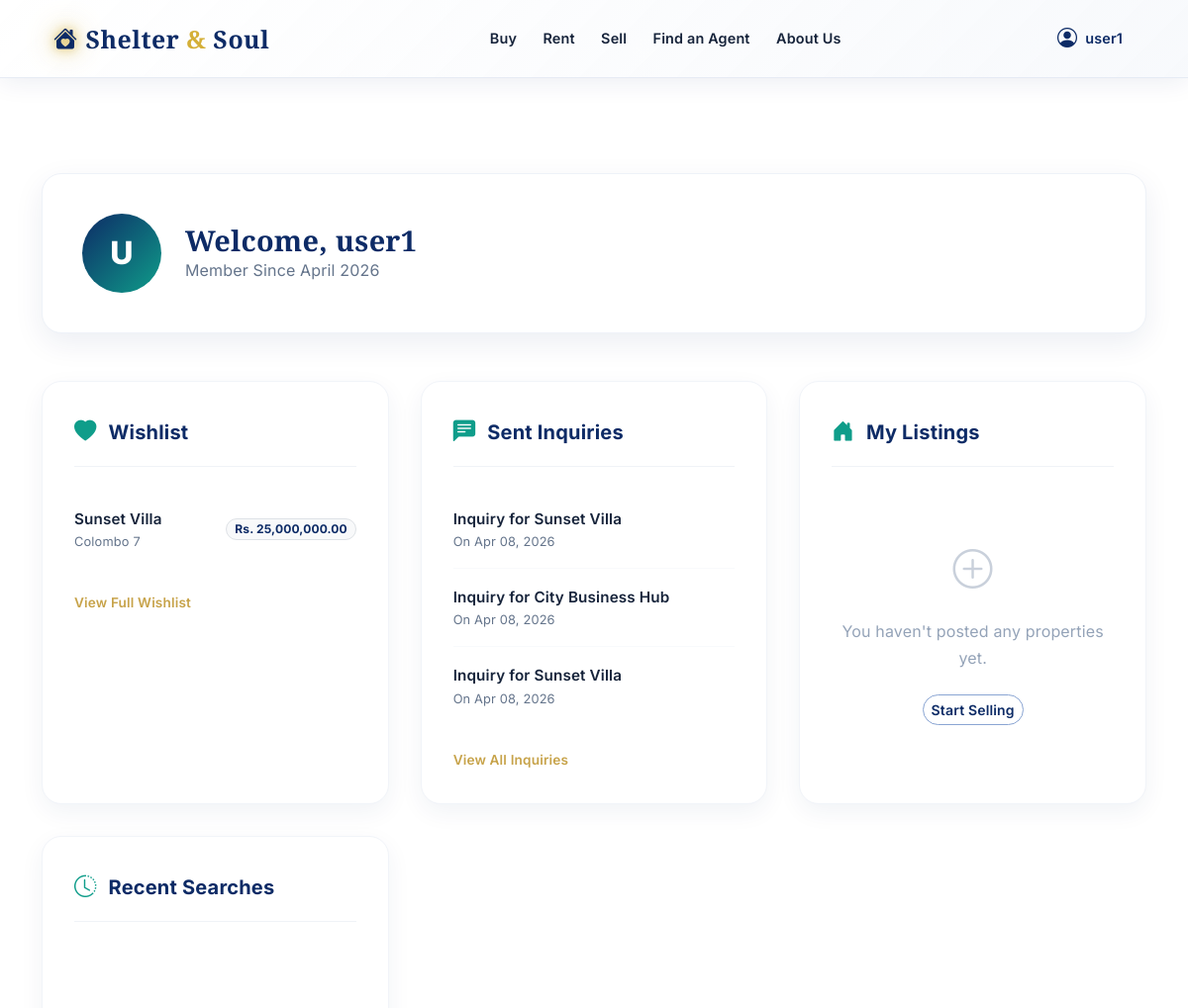
The app's page /dashboard/ (signed in, upper part), older data.
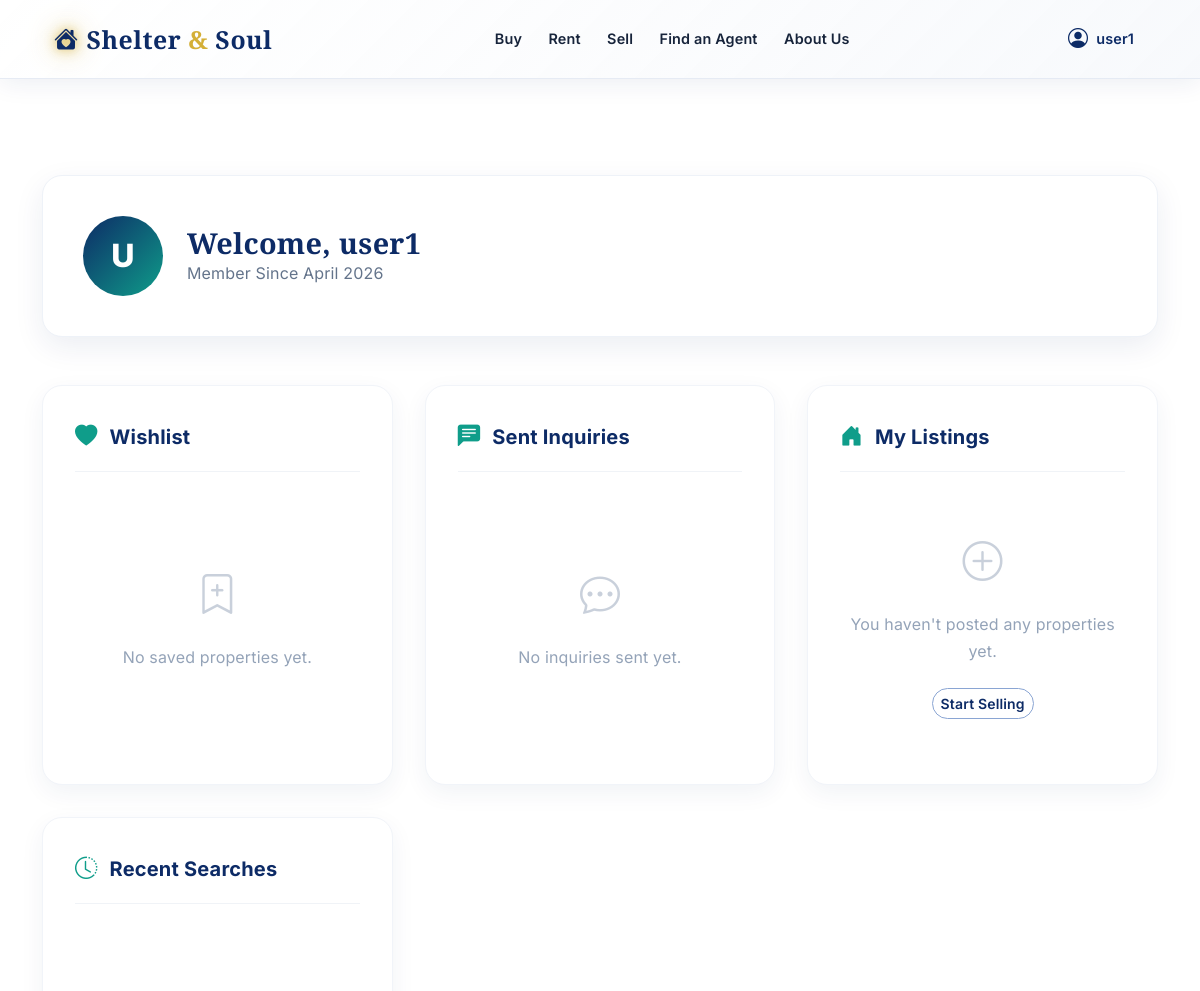
The same page, newer data.
### listings/models.py (models this page shows, shortened)
class Wishlist(models.Model):
    user = models.ForeignKey(User, on_delete=models.CASCADE, related_name="wishlist_items")
    property = models.ForeignKey(Property, on_delete=models.CASCADE, related_name="wishlisted_by")
    created_at = models.DateTimeField(auto_now_add=True)
    class Meta:
        constraints = [
            models.UniqueConstraint(fields=["user", "property"], name="unique_user_property_wishlist")
        ]

class Property(models.Model):
    LISTING_CATEGORIES = [
        ("Sell", "Sell"),
        ("Rent", "Rent"),
    ]
    PROPERTY_TYPES = [
        ("Residential", "Residential"),
        ("Apartment", "Apartment"),
        ("Commercial", "Commercial"),
        ("Land", "Land"),
    ]
    SIZE_UNITS = [
        ("sqft", "sqft"),
        ("acres", "Acres"),
        ("perch", "Perch"),
    ]
    name = models.CharField(max_length=255)
    location = models.CharField(max_length=255)
    price = models.DecimalField(max_digits=10, decimal_places=2)
    listing_category = models.CharField(max_length=20, choices=LISTING_CATEGORIES, default="Sell")
    property_type = models.CharField(
        max_length=100,
        choices=PROPERTY_TYPES,
        default="Residential"
    )
    description = models.TextField()
    number_of_rooms = models.PositiveIntegerField(null=True, blank=True)
    number_of_bathrooms = models.PositiveIntegerField(null=True, blank=True)
    size_sqft = models.DecimalField("Size", max_digits=12, decimal_places=2, null=True, blank=True)
    size_unit = models.CharField(max_length=20, choices=SIZE_UNITS, default="sqft")
    walkthrough_video = models.FileField(upload_to="", null=True, blank=True)
    video_url = models.URLField(blank=True)
    address = models.CharField(max_length=255, blank=True)
    latitude = models.DecimalField(max_digits=9, decimal_places=6, null=True, blank=True)
    longitude = models.DecimalField(max_digits=9, decimal_places=6, null=True, blank=True)
    owner = models.ForeignKey(User, on_delete=models.SET_NULL, null=True, blank=True, related_name="properties")

class Inquiry(models.Model):
    property = models.ForeignKey(Property, on_delete=models.CASCADE, related_name="inquiries")
    user = models.ForeignKey(User, on_delete=models.SET_NULL, null=True, blank=True)
    name = models.CharField(max_length=150, default="Unknown")
    email = models.EmailField(default="unknown@example.com")
    message = models.TextField()
    created_at = models.DateTimeField(auto_now_add=True)

### listings/views.py (the view)
# urls.py: path("dashboard/", views.dashboard_view, name="dashboard"),
@login_required
def dashboard_view(request):
    wishlist_items = (
        Wishlist.objects.filter(user=request.user)
        .select_related("property")
        .order_by("-created_at")[:5]
    )
    inquiries = Inquiry.objects.filter(user=request.user).order_by("-created_at")[:5]
    my_posts = Property.objects.filter(owner=request.user).order_by("-id")[:5]
    recent_searches = [] # Would fetch from SearchLog if exists
    context = {
        "wishlist_items": wishlist_items,
        "inquiries": inquiries,
        "my_posts": my_posts,
        "recent_searches": recent_searches,
        "can_post_property": _can_user_post_property(request.user),
    }
    return render(request, "listings/dashboard.html", context)

### listings/context_processors.py (called while the page is built)
def seller_permissions(request):
    user = getattr(request, "user", None)
    can_post = False
    if user and user.is_authenticated:
        has_approved_lead = user.sell_leads.filter(status="Approved").exists()
        profile, _ = UserProfile.objects.get_or_create(user=user)
        if profile.can_post_property != has_approved_lead:
            profile.can_post_property = has_approved_lead
            profile.save(update_fields=["can_post_property"])
        can_post = has_approved_lead
    return {"user_can_post_property": can_post}

### listings/views.py (called while the page is built)
def _can_user_post_property(user):
    if not user.is_authenticated:
        return False
    has_approved_lead = SellLead.objects.filter(user=user, status=SellLead.STATUS_APPROVED).exists()
    profile, _ = UserProfile.objects.get_or_create(user=user)
    if profile.can_post_property != has_approved_lead:
        profile.can_post_property = has_approved_lead
        profile.save(update_fields=["can_post_property"])
    return has_approved_lead

### listings/templates/listings/dashboard.html (shortened to what the changed rows need)
{% extends "listings/base.html" %}
{% load humanize %}
{% block content %}
<div class="container dashboard-container">
    <div class="profile-card">
        <div class="profile-info">
            <h1>Welcome, {{ user.username }}</h1>
        </div>
    </div>
    <div class="dashboard-grid">
        <div class="dashboard-section">
            <div class="section-title">
                <h2>Wishlist</h2>
            </div>
            <div class="section-content">
                {% if wishlist_items %}
                <ul class="dash-item-list">
                    {% for item in wishlist_items %}
                    <li class="dash-item">
                        <div class="dash-item-meta">
                            <a href="{% url 'property_detail' item.property.pk %}" class="dash-item-name">
                                {{ item.property.name }}
                            </a>
                            <span class="dash-item-sub">{{ item.property.location }}</span>
                        </div>
                        <span class="badge rounded-pill bg-light text-primary border">
                            Rs. {{ item.property.price|intcomma }}{% if item.property.listing_category == "Rent" %} per month{% endif %}
                        </span>
                    </li>
                    {% endfor %}
                </ul>
                <a href="{% url 'wishlist' %}" class="view-all-link">View Full Wishlist</a>
                {% else %}
                <div class="empty-state">
                    <i class="bi bi-bookmark-plus"></i>
                    <p>No saved properties yet.</p>
                </div>
                {% endif %}
            </div>
        </div>
        <div class="dashboard-section">
            <div class="section-title">
                <h2>Sent Inquiries</h2>
            </div>
            <div class="section-content">
                {% if inquiries %}
                <ul class="dash-item-list">
                    {% for inq in inquiries %}
                    <li class="dash-item">
                        <div class="dash-item-meta">
                            <a href="{% url 'property_detail' inq.property.pk %}" class="dash-item-name">
                                Inquiry for {{ inq.property.name }}
                            </a>
                            <span class="dash-item-sub">On {{ inq.created_at|date:"M d, Y" }}</span>
                        </div>
                    </li>
                    {% endfor %}
                </ul>
                <a href="{% url 'view_inquiries' %}" class="view-all-link">View All Inquiries</a>
                {% else %}
                <div class="empty-state">
                    <i class="bi bi-chat-dots"></i>
                    <p>No inquiries sent yet.</p>
                </div>
                {% endif %}
            </div>
        </div>
        <div class="dashboard-section">
            <div class="section-title">
                <h2>My Listings</h2>
            </div>
        </div>
        <div class="dashboard-section">
            <div class="section-title">
                <h2>Recent Searches</h2>
            </div>
        </div>
    </div>
</div>
{% endblock %}

Row changes from the older to the newer data that the page shows:
removed Wishlist: property.name "Sunset Villa", property.location "Colombo 7", property.price "25,000,000.00"
removed Inquiry: property.name "Sunset Villa", created_at "Apr 08, 2026"
removed Inquiry: property.name "City Business Hub", created_at "Apr 08, 2026"
removed Inquiry: property.name "Sunset Villa", created_at "Apr 08, 2026"
Text that changed along with them:
text no longer shown: "View Full Wishlist View All Inquiries"
text now shown: "No saved properties yet. No inquiries sent yet."
